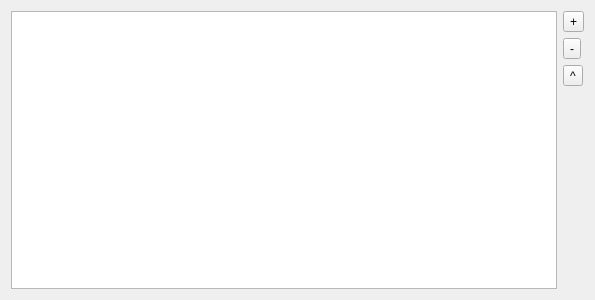
<?xml version="1.0" encoding="UTF-8"?>
<ui version="4.0">
 <class>Form</class>
 <widget class="QWidget" name="Form">
  <property name="geometry">
   <rect>
    <x>0</x>
    <y>0</y>
    <width>595</width>
    <height>300</height>
   </rect>
  </property>
  <property name="windowTitle">
   <string>Form</string>
  </property>
  <layout class="QVBoxLayout" name="verticalLayout_2">
   <item>
    <layout class="QHBoxLayout" name="horizontalLayout">
     <item>
      <widget class="QTableView" name="tblAttachments">
       <property name="selectionMode">
        <enum>QAbstractItemView::SingleSelection</enum>
       </property>
       <property name="selectionBehavior">
        <enum>QAbstractItemView::SelectRows</enum>
       </property>
       <attribute name="horizontalHeaderStretchLastSection">
        <bool>true</bool>
       </attribute>
       <attribute name="verticalHeaderVisible">
        <bool>false</bool>
       </attribute>
      </widget>
     </item>
     <item>
      <layout class="QVBoxLayout" name="verticalLayout">
       <item>
        <widget class="QToolButton" name="btnAdd">
         <property name="text">
          <string>+</string>
         </property>
        </widget>
       </item>
       <item>
        <widget class="QToolButton" name="btnDelete">
         <property name="text">
          <string>-</string>
         </property>
        </widget>
       </item>
       <item>
        <widget class="QToolButton" name="btnDownloadAll">
         <property name="text">
          <string>^</string>
         </property>
        </widget>
       </item>
       <item>
        <spacer name="verticalSpacer">
         <property name="orientation">
          <enum>Qt::Vertical</enum>
         </property>
         <property name="sizeHint" stdset="0">
          <size>
           <width>20</width>
           <height>40</height>
          </size>
         </property>
        </spacer>
       </item>
      </layout>
     </item>
    </layout>
   </item>
  </layout>
 </widget>
 <resources/>
 <connections/>
</ui>
